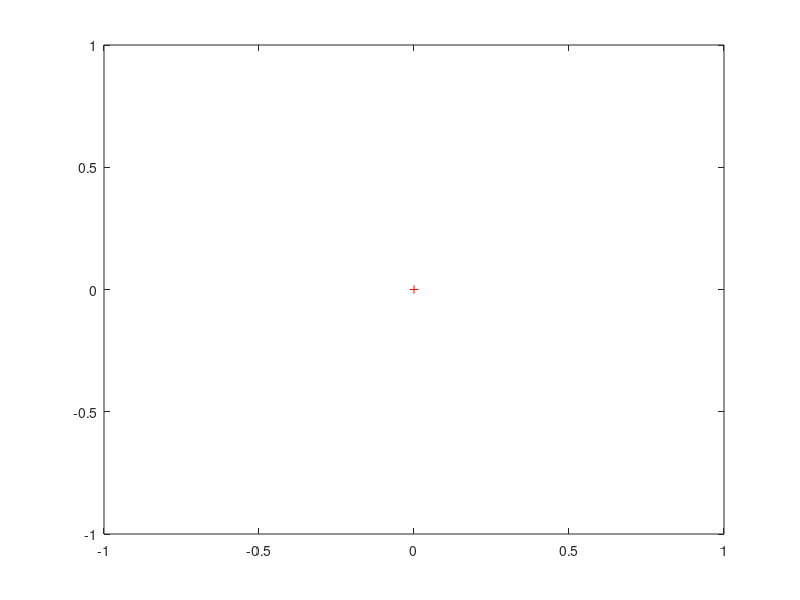

MATLAB code for this plot: (Note: this script raises an error after producing the figure.)
function [X_RRT, I_closest throw_X, DISTANCE] = create_RRT_throw(iterations,u_max,plot_on)
%input should be a structer in the future

pause_time = 0.005;

if exist('plot_on')
else
    plot_on = 1;
end

if plot_on
    close all
    %which joints to plot
    a = 1; %x axis
    b= 2; %y axis
end

x0 = [0;0];

%check here if legal

if exist('iterations')
else
    iterations = 1000
end
N = iterations;

if exist('u_max')
else
    u_max = [2];
end

u1_max = u_max;

X = x0;
I_closest = [0];
throw_X = [];
DISTANCE = [];

if plot_on
    plot(X(a,1),X(b,1),'r+')
    hold on
    pause(pause_time)                    
end

for i = 1:N    
    x_demanded = 2*pi*rand(2,1) .* sign(0.5-rand(2,1));
    [x_closest i_closest] = find_closest_x(X, x_demanded);

    u1 = compute_torque_LIP_PD(x_closest,x_demanded,u1_max);
    [T, STATE] = simulation(x_closest,u1);
    [throw distance] = ask_does_throw_happen(STATE);
    x_new = STATE(:,end);
    
    %if check_if_pose_is_legal(struct_pose,struct_biped_parameter)
    if throw 
        throw_X = [throw_X x_new];
        DISTANCE = [DISTANCE distance];
        if plot_on
                    line([x_closest(a), x_new(a)],[x_closest(b), x_new(b)])
                    plot(throw_X(a,end),throw_X(b,end),'b+')
                    title(['iteration: ',num2str(i),'  RRT size: ',num2str(size(X,2)),'  number of throws: ',num2str(size(throw_X,2))])
                    pause(pause_time)
            end
    else    
        X = [X, x_new];
        I_closest = [I_closest i_closest]; 
            if plot_on
                    line([x_closest(a), x_new(a)],[x_closest(b), x_new(b)])                    
                    title(['iteration: ',num2str(i),'  RRT size: ',num2str(size(X,2)),'  number of throws: ',num2str(size(throw_X,2))])
                    pause(pause_time)
            end
    end
end

X_RRT = X;

number_of_poses_created = size(X_RRT,2)
out_of_iterations = N
end

function [x_closest i_closest] = find_closest_x(X, x_demanded)

W = [100 0;
       0 1];

distance = zeros(1,size(X,2));
for i = 1:size(X,2)
    e = X(:,i) - x_demanded;
    distance(i) = e'*W*e;
end
[v k] = min(distance);

x_closest = X(:,k);
i_closest = k;
end

function u1 = compute_torque_LIP_PD(x_closest,x_demanded,u1_max)
    p1 =1;
    d1 =1;
    u1 = [p1 d1] * (x_demanded - x_closest);
    if u1 > u1_max
        u1 = u1_max;
    elseif u1 < -u1_max;
        u1 = -u1_max;
    end
end

function [throw distance] = ask_does_throw_happen(STATE)

if max(abs(STATE(:,2))) > 0.1
    dq1_start = STATE(2,1);
    if dq1_start >= 0    
        if sum(sign(STATE(2,2)-1)) < 0
            throw = true;
        end
    elseif dq1_start < 0
        if sum(sign(STATE(2,2)+1)) > 0
            throw = true;
        end
    else
        throw = 0;
        distance = 0;
    end
else
    throw = 0;
    distance = 0;
end

    
if throw
    distance = calculate_throw_distance(STATE);
end
end

function distance = calculate_throw_distance(STATE)
distance = 0;
end

    
